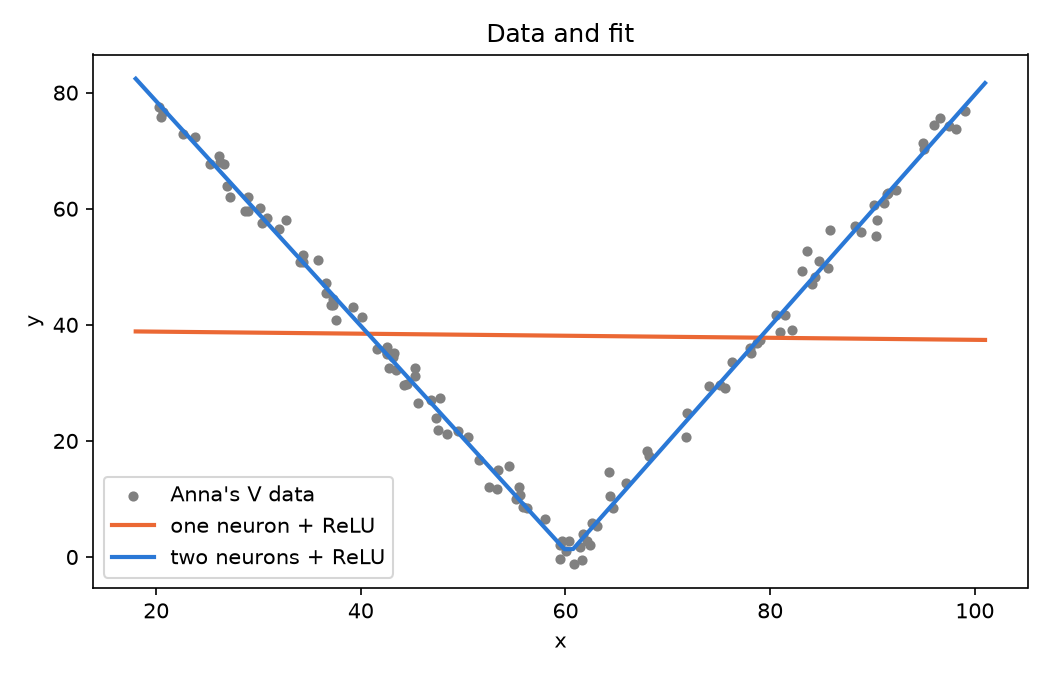

Reproduce this figure in Python.
import numpy as np
import matplotlib.pyplot as plt

# 1. Load Anna's V data and scale x so it's between about -2 and 2
x, y = np.loadtxt("annacode-v.tsv", skiprows=1, usecols=(1, 2)).T
xs = (x - 60) / 20

# 2. Hyperparameters
learning_rate = 0.2
epochs = 300

# ---------------- Model 1: one neuron + ReLU (same as the Excel) ----------------
m, b = 1.0, 1.0
loss1 = []
for epoch in range(epochs):
    z = m * xs + b                  # forward pass
    a = np.maximum(0, z)            # ReLU
    relu_slope = (z >= 0) * 1.0     # ReLU'(z): 1 if on, 0 if off
    error = y - a
    loss1.append(np.mean(error**2))

    dm = np.mean(-2 * error * relu_slope * xs)   # chain rule
    db = np.mean(-2 * error * relu_slope)
    m -= learning_rate * dm
    b -= learning_rate * db

print(f"One neuron:  m = {m:.3f}, b = {b:.2f}, loss = {loss1[-1]:.1f}")

# ---------------- Model 2: two ReLU neurons + an output neuron -----------------
# y is scaled down by 40 too, so the bigger network trains smoothly.
ys = y / 40
w1, c1 = 1.0, 0.0    # neuron 1 starts sloping up
w2, c2 = -1.0, 0.0   # neuron 2 starts sloping down
v1, v2, d = 0.5, 0.5, 0.0   # output neuron: y = v1*h1 + v2*h2 + d
lr = 0.1
loss2 = []
for epoch in range(epochs):
    # forward pass
    z1, z2 = w1 * xs + c1, w2 * xs + c2
    h1, h2 = np.maximum(0, z1), np.maximum(0, z2)
    pred = v1 * h1 + v2 * h2 + d
    error = ys - pred
    loss2.append(np.mean(error**2) * 40**2)   # loss in the original y units

    # backward pass (chain rule)
    g = -2 * error                   # dLoss/dpred for each point
    dv1, dv2, dd = np.mean(g * h1), np.mean(g * h2), np.mean(g)
    g1 = g * v1 * (z1 >= 0)          # sent back through v1 and neuron 1's ReLU
    g2 = g * v2 * (z2 >= 0)
    dw1, dc1 = np.mean(g1 * xs), np.mean(g1)
    dw2, dc2 = np.mean(g2 * xs), np.mean(g2)

    # update every weight
    w1 -= lr * dw1; c1 -= lr * dc1
    w2 -= lr * dw2; c2 -= lr * dc2
    v1 -= lr * dv1; v2 -= lr * dv2; d -= lr * dd

print(f"Two neurons: loss = {loss2[-1]:.1f}")
print(f"  right arm: slope {40*v1*w1/20:+.2f}, starts at x = {60 - 20*c1/w1:.1f}")
print(f"  left arm:  slope {40*v2*w2/20:+.2f}, starts at x = {60 - 20*c2/w2:.1f}")

# ---------------- Plots ----------------
xx = np.linspace(18, 101, 300)
xxs = (xx - 60) / 20
fit1 = np.maximum(0, m * xxs + b)
fit2 = 40 * (v1 * np.maximum(0, w1 * xxs + c1) + v2 * np.maximum(0, w2 * xxs + c2) + d)

plt.figure(figsize=(7, 4.5))
plt.scatter(x, y, color="gray", s=15, label="Anna's V data")
plt.plot(xx, fit1, color="#eb6834", lw=2, label="one neuron + ReLU")
plt.plot(xx, fit2, color="#2a78d6", lw=2, label="two neurons + ReLU")
plt.xlabel("x"); plt.ylabel("y"); plt.title("Data and fit")
plt.legend(); plt.tight_layout(); plt.savefig("v_fit.png", dpi=150)

plt.figure(figsize=(7, 4.5))
plt.plot(loss1, color="#eb6834", lw=2, label="one neuron + ReLU")
plt.plot(loss2, color="#2a78d6", lw=2, label="two neurons + ReLU")
plt.yscale("log")
plt.xlabel("epoch"); plt.ylabel("loss (log scale)"); plt.title("Loss vs epoch")
plt.legend(); plt.tight_layout(); plt.savefig("v_loss.png", dpi=150)
plt.show()
